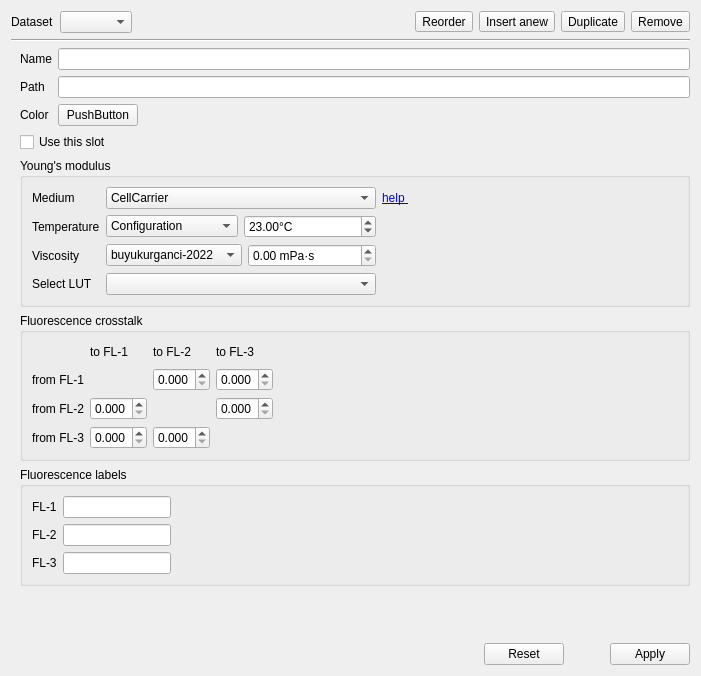
<?xml version="1.0" encoding="UTF-8"?>
<ui version="4.0">
 <class>Form</class>
 <widget class="QWidget" name="Form">
  <property name="geometry">
   <rect>
    <x>0</x>
    <y>0</y>
    <width>701</width>
    <height>676</height>
   </rect>
  </property>
  <property name="windowTitle">
   <string>Form</string>
  </property>
  <layout class="QVBoxLayout" name="verticalLayout">
   <item>
    <layout class="QHBoxLayout" name="horizontalLayout">
     <item>
      <widget class="QLabel" name="label">
       <property name="text">
        <string>Dataset</string>
       </property>
      </widget>
     </item>
     <item>
      <widget class="QComboBox" name="comboBox_slots">
       <property name="sizeAdjustPolicy">
        <enum>QComboBox::AdjustToContents</enum>
       </property>
      </widget>
     </item>
     <item>
      <spacer name="horizontalSpacer_2">
       <property name="orientation">
        <enum>Qt::Horizontal</enum>
       </property>
       <property name="sizeType">
        <enum>QSizePolicy::Expanding</enum>
       </property>
       <property name="sizeHint" stdset="0">
        <size>
         <width>0</width>
         <height>20</height>
        </size>
       </property>
      </spacer>
     </item>
     <item>
      <widget class="QToolButton" name="toolButton_reorder">
       <property name="toolTip">
        <string>Reorder datasets</string>
       </property>
       <property name="text">
        <string>Reorder</string>
       </property>
       <property name="icon">
        <iconset theme="object-order-lower">
         <normaloff>.</normaloff>.</iconset>
       </property>
      </widget>
     </item>
     <item>
      <widget class="QToolButton" name="toolButton_anew">
       <property name="toolTip">
        <string>Duplicate this dataset without custom settings</string>
       </property>
       <property name="text">
        <string>Insert anew</string>
       </property>
       <property name="icon">
        <iconset theme="special_paste">
         <normaloff>.</normaloff>.</iconset>
       </property>
      </widget>
     </item>
     <item>
      <widget class="QToolButton" name="toolButton_duplicate">
       <property name="toolTip">
        <string>Duplicate this dataset</string>
       </property>
       <property name="text">
        <string>Duplicate</string>
       </property>
       <property name="icon">
        <iconset theme="edit-paste">
         <normaloff>.</normaloff>.</iconset>
       </property>
      </widget>
     </item>
     <item>
      <widget class="QToolButton" name="toolButton_remove">
       <property name="toolTip">
        <string>Remove this dataset</string>
       </property>
       <property name="text">
        <string>Remove</string>
       </property>
       <property name="icon">
        <iconset theme="remove">
         <normaloff>.</normaloff>.</iconset>
       </property>
      </widget>
     </item>
    </layout>
   </item>
   <item>
    <widget class="Line" name="line">
     <property name="orientation">
      <enum>Qt::Horizontal</enum>
     </property>
    </widget>
   </item>
   <item>
    <layout class="QVBoxLayout" name="verticalLayout_5">
     <property name="leftMargin">
      <number>9</number>
     </property>
     <property name="topMargin">
      <number>0</number>
     </property>
     <item>
      <layout class="QGridLayout" name="gridLayout">
       <item row="2" column="1">
        <layout class="QHBoxLayout" name="horizontalLayout_2">
         <item>
          <widget class="ColorButton" name="pushButton_color">
           <property name="text">
            <string>PushButton</string>
           </property>
          </widget>
         </item>
         <item>
          <spacer name="horizontalSpacer_8">
           <property name="orientation">
            <enum>Qt::Horizontal</enum>
           </property>
           <property name="sizeHint" stdset="0">
            <size>
             <width>40</width>
             <height>20</height>
            </size>
           </property>
          </spacer>
         </item>
        </layout>
       </item>
       <item row="0" column="0">
        <widget class="QLabel" name="label_2">
         <property name="text">
          <string>Name</string>
         </property>
        </widget>
       </item>
       <item row="1" column="0">
        <widget class="QLabel" name="label_4">
         <property name="text">
          <string>Path</string>
         </property>
        </widget>
       </item>
       <item row="1" column="1">
        <widget class="QLineEdit" name="lineEdit_path">
         <property name="readOnly">
          <bool>true</bool>
         </property>
        </widget>
       </item>
       <item row="0" column="1">
        <widget class="QLineEdit" name="lineEdit_name"/>
       </item>
       <item row="2" column="0">
        <widget class="QLabel" name="label_3">
         <property name="text">
          <string>Color</string>
         </property>
        </widget>
       </item>
      </layout>
     </item>
     <item>
      <widget class="QCheckBox" name="checkBox_use">
       <property name="text">
        <string>Use this slot</string>
       </property>
      </widget>
     </item>
     <item>
      <widget class="QGroupBox" name="groupBox_emod">
       <property name="toolTip">
        <string>These values are used to compute the Young's modulus.</string>
       </property>
       <property name="title">
        <string>Young's modulus</string>
       </property>
       <layout class="QGridLayout" name="gridLayout_2">
        <item row="1" column="0">
         <widget class="QLabel" name="label_temp">
          <property name="text">
           <string>Temperature</string>
          </property>
         </widget>
        </item>
        <item row="0" column="0">
         <widget class="QLabel" name="label_6">
          <property name="text">
           <string>Medium</string>
          </property>
         </widget>
        </item>
        <item row="3" column="2">
         <layout class="QHBoxLayout" name="horizontalLayout_7">
          <item>
           <widget class="QComboBox" name="comboBox_lut"/>
          </item>
         </layout>
        </item>
        <item row="0" column="2">
         <layout class="QHBoxLayout" name="horizontalLayout_6">
          <item>
           <widget class="QComboBox" name="comboBox_medium">
            <property name="sizePolicy">
             <sizepolicy hsizetype="Expanding" vsizetype="Fixed">
              <horstretch>0</horstretch>
              <verstretch>0</verstretch>
             </sizepolicy>
            </property>
            <property name="currentIndex">
             <number>0</number>
            </property>
            <item>
             <property name="text">
              <string>CellCarrier</string>
             </property>
            </item>
            <item>
             <property name="text">
              <string>CellCarrier B</string>
             </property>
            </item>
            <item>
             <property name="text">
              <string>water</string>
             </property>
            </item>
            <item>
             <property name="text">
              <string>other</string>
             </property>
            </item>
            <item>
             <property name="text">
              <string>unknown</string>
             </property>
            </item>
           </widget>
          </item>
         </layout>
        </item>
        <item row="3" column="0">
         <widget class="QLabel" name="label_7">
          <property name="text">
           <string>Select LUT</string>
          </property>
         </widget>
        </item>
        <item row="2" column="2">
         <layout class="QHBoxLayout" name="horizontalLayout_3">
          <item>
           <widget class="QComboBox" name="comboBox_visc_model">
            <property name="toolTip">
             <string>Viscosity model</string>
            </property>
            <item>
             <property name="text">
              <string>buyukurganci-2022</string>
             </property>
            </item>
            <item>
             <property name="text">
              <string>herold-2017</string>
             </property>
            </item>
           </widget>
          </item>
          <item>
           <widget class="DoubleSpinBoxNan" name="doubleSpinBox_visc">
            <property name="showGroupSeparator" stdset="0">
             <bool>false</bool>
            </property>
            <property name="suffix">
             <string> mPa·s</string>
            </property>
           </widget>
          </item>
         </layout>
        </item>
        <item row="1" column="2">
         <layout class="QHBoxLayout" name="horizontalLayout_5">
          <item>
           <widget class="QComboBox" name="comboBox_temp">
            <item>
             <property name="text">
              <string>Configuration</string>
             </property>
            </item>
            <item>
             <property name="text">
              <string>Feature</string>
             </property>
            </item>
            <item>
             <property name="text">
              <string>Manual</string>
             </property>
            </item>
           </widget>
          </item>
          <item>
           <widget class="DoubleSpinBoxNan" name="doubleSpinBox_temp">
            <property name="wrapping">
             <bool>false</bool>
            </property>
            <property name="readOnly">
             <bool>false</bool>
            </property>
            <property name="specialValueText">
             <string/>
            </property>
            <property name="suffix">
             <string>°C</string>
            </property>
            <property name="minimum">
             <double>10.000000000000000</double>
            </property>
            <property name="maximum">
             <double>45.000000000000000</double>
            </property>
            <property name="value">
             <double>23.000000000000000</double>
            </property>
           </widget>
          </item>
         </layout>
        </item>
        <item row="1" column="6">
         <spacer name="horizontalSpacer_3">
          <property name="orientation">
           <enum>Qt::Horizontal</enum>
          </property>
          <property name="sizeHint" stdset="0">
           <size>
            <width>0</width>
            <height>20</height>
           </size>
          </property>
         </spacer>
        </item>
        <item row="2" column="0">
         <widget class="QLabel" name="label_8">
          <property name="text">
           <string>Viscosity</string>
          </property>
         </widget>
        </item>
        <item row="0" column="5">
         <widget class="QLabel" name="label_5">
          <property name="text">
           <string>&lt;a href=&quot;https://dcscope.readthedocs.io/en/stable/sec_qg_youngs_modulus.html&quot;&gt; help &lt;/a&gt;</string>
          </property>
          <property name="alignment">
           <set>Qt::AlignRight|Qt::AlignTrailing|Qt::AlignVCenter</set>
          </property>
          <property name="openExternalLinks">
           <bool>true</bool>
          </property>
         </widget>
        </item>
       </layout>
      </widget>
     </item>
     <item>
      <widget class="QGroupBox" name="groupBox_fl_cross">
       <property name="toolTip">
        <string>The cross-talk matrix facilitates the computation of corrected fluorescence values.</string>
       </property>
       <property name="title">
        <string>Fluorescence crosstalk</string>
       </property>
       <layout class="QGridLayout" name="gridLayout_3">
        <item row="2" column="0">
         <widget class="QLabel" name="label_from_fl2">
          <property name="text">
           <string>from FL-2</string>
          </property>
         </widget>
        </item>
        <item row="0" column="2">
         <widget class="QLabel" name="label_to_fl2">
          <property name="text">
           <string>to FL-2</string>
          </property>
         </widget>
        </item>
        <item row="0" column="1">
         <widget class="QLabel" name="label_to_fl1">
          <property name="text">
           <string>to FL-1</string>
          </property>
         </widget>
        </item>
        <item row="0" column="3">
         <widget class="QLabel" name="label_to_fl3">
          <property name="text">
           <string>to FL-3</string>
          </property>
         </widget>
        </item>
        <item row="1" column="0">
         <widget class="QLabel" name="label_from_fl1">
          <property name="text">
           <string>from FL-1</string>
          </property>
         </widget>
        </item>
        <item row="3" column="0">
         <widget class="QLabel" name="label_from_fl3">
          <property name="text">
           <string>from FL-3</string>
          </property>
         </widget>
        </item>
        <item row="0" column="4">
         <spacer name="horizontalSpacer_6">
          <property name="orientation">
           <enum>Qt::Horizontal</enum>
          </property>
          <property name="sizeHint" stdset="0">
           <size>
            <width>40</width>
            <height>20</height>
           </size>
          </property>
         </spacer>
        </item>
        <item row="1" column="2">
         <widget class="QDoubleSpinBox" name="doubleSpinBox_ct12">
          <property name="decimals">
           <number>3</number>
          </property>
          <property name="maximum">
           <double>1.000000000000000</double>
          </property>
          <property name="singleStep">
           <double>0.010000000000000</double>
          </property>
         </widget>
        </item>
        <item row="2" column="1">
         <widget class="QDoubleSpinBox" name="doubleSpinBox_ct21">
          <property name="decimals">
           <number>3</number>
          </property>
          <property name="maximum">
           <double>1.000000000000000</double>
          </property>
          <property name="singleStep">
           <double>0.100000000000000</double>
          </property>
         </widget>
        </item>
        <item row="3" column="1">
         <widget class="QDoubleSpinBox" name="doubleSpinBox_ct31">
          <property name="decimals">
           <number>3</number>
          </property>
          <property name="maximum">
           <double>1.000000000000000</double>
          </property>
          <property name="singleStep">
           <double>0.100000000000000</double>
          </property>
         </widget>
        </item>
        <item row="3" column="2">
         <widget class="QDoubleSpinBox" name="doubleSpinBox_ct32">
          <property name="decimals">
           <number>3</number>
          </property>
          <property name="maximum">
           <double>1.000000000000000</double>
          </property>
          <property name="singleStep">
           <double>0.100000000000000</double>
          </property>
         </widget>
        </item>
        <item row="1" column="3">
         <widget class="QDoubleSpinBox" name="doubleSpinBox_ct13">
          <property name="decimals">
           <number>3</number>
          </property>
          <property name="maximum">
           <double>1.000000000000000</double>
          </property>
          <property name="singleStep">
           <double>0.100000000000000</double>
          </property>
         </widget>
        </item>
        <item row="2" column="3">
         <widget class="QDoubleSpinBox" name="doubleSpinBox_ct23">
          <property name="decimals">
           <number>3</number>
          </property>
          <property name="maximum">
           <double>1.000000000000000</double>
          </property>
          <property name="singleStep">
           <double>0.100000000000000</double>
          </property>
         </widget>
        </item>
       </layout>
      </widget>
     </item>
     <item>
      <widget class="QGroupBox" name="groupBox_fl_labels">
       <property name="toolTip">
        <string>Choose user-definde labels that will be used for axes labels.</string>
       </property>
       <property name="title">
        <string>Fluorescence labels</string>
       </property>
       <layout class="QGridLayout" name="gridLayout_4">
        <item row="1" column="0">
         <widget class="QLabel" name="label_fl2">
          <property name="text">
           <string>FL-2</string>
          </property>
         </widget>
        </item>
        <item row="0" column="0">
         <widget class="QLabel" name="label_fl1">
          <property name="text">
           <string>FL-1</string>
          </property>
         </widget>
        </item>
        <item row="1" column="1">
         <widget class="QLineEdit" name="lineEdit_fl2">
          <property name="sizePolicy">
           <sizepolicy hsizetype="Preferred" vsizetype="Fixed">
            <horstretch>0</horstretch>
            <verstretch>0</verstretch>
           </sizepolicy>
          </property>
         </widget>
        </item>
        <item row="2" column="0">
         <widget class="QLabel" name="label_fl3">
          <property name="text">
           <string>FL-3</string>
          </property>
         </widget>
        </item>
        <item row="2" column="1">
         <widget class="QLineEdit" name="lineEdit_fl3">
          <property name="sizePolicy">
           <sizepolicy hsizetype="Preferred" vsizetype="Fixed">
            <horstretch>0</horstretch>
            <verstretch>0</verstretch>
           </sizepolicy>
          </property>
         </widget>
        </item>
        <item row="0" column="1">
         <widget class="QLineEdit" name="lineEdit_fl1">
          <property name="sizePolicy">
           <sizepolicy hsizetype="Preferred" vsizetype="Fixed">
            <horstretch>0</horstretch>
            <verstretch>0</verstretch>
           </sizepolicy>
          </property>
         </widget>
        </item>
        <item row="0" column="2">
         <spacer name="horizontalSpacer_7">
          <property name="orientation">
           <enum>Qt::Horizontal</enum>
          </property>
          <property name="sizeHint" stdset="0">
           <size>
            <width>40</width>
            <height>20</height>
           </size>
          </property>
         </spacer>
        </item>
       </layout>
      </widget>
     </item>
     <item>
      <spacer name="verticalSpacer">
       <property name="orientation">
        <enum>Qt::Vertical</enum>
       </property>
       <property name="sizeHint" stdset="0">
        <size>
         <width>20</width>
         <height>0</height>
        </size>
       </property>
      </spacer>
     </item>
     <item>
      <layout class="QHBoxLayout" name="horizontalLayout_4">
       <property name="topMargin">
        <number>0</number>
       </property>
       <item>
        <spacer name="horizontalSpacer_4">
         <property name="orientation">
          <enum>Qt::Horizontal</enum>
         </property>
         <property name="sizeHint" stdset="0">
          <size>
           <width>40</width>
           <height>20</height>
          </size>
         </property>
        </spacer>
       </item>
       <item>
        <widget class="QPushButton" name="pushButton_reset">
         <property name="text">
          <string>Reset</string>
         </property>
        </widget>
       </item>
       <item>
        <spacer name="horizontalSpacer_5">
         <property name="orientation">
          <enum>Qt::Horizontal</enum>
         </property>
         <property name="sizeType">
          <enum>QSizePolicy::Fixed</enum>
         </property>
         <property name="sizeHint" stdset="0">
          <size>
           <width>40</width>
           <height>20</height>
          </size>
         </property>
        </spacer>
       </item>
       <item>
        <widget class="QPushButton" name="pushButton_apply">
         <property name="text">
          <string>Apply</string>
         </property>
        </widget>
       </item>
      </layout>
     </item>
    </layout>
   </item>
  </layout>
 </widget>
 <customwidgets>
  <customwidget>
   <class>DoubleSpinBoxNan</class>
   <extends>QDoubleSpinBox</extends>
   <header>dcscope.gui.widgets</header>
  </customwidget>
  <customwidget>
   <class>ColorButton</class>
   <extends>QPushButton</extends>
   <header>pyqtgraph</header>
  </customwidget>
 </customwidgets>
 <resources/>
 <connections/>
</ui>
